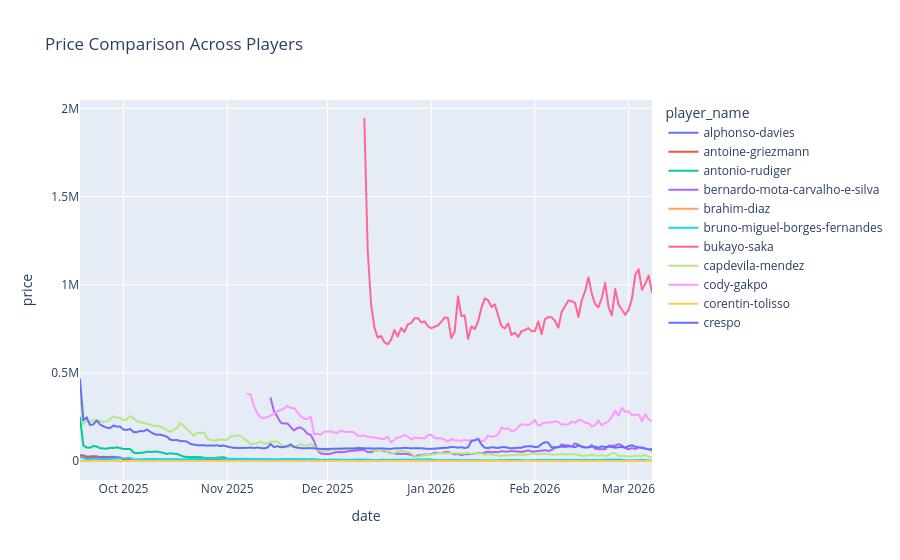

Notebook code cell kept with this figure:
### Code cell
import plotly.express as px
players_to_plot = df[df["player_name"].isin(df["player_name"].unique()[:11])]
px.line(players_to_plot, x="date", y="price", color="player_name", title="Price Comparison Across Players")
